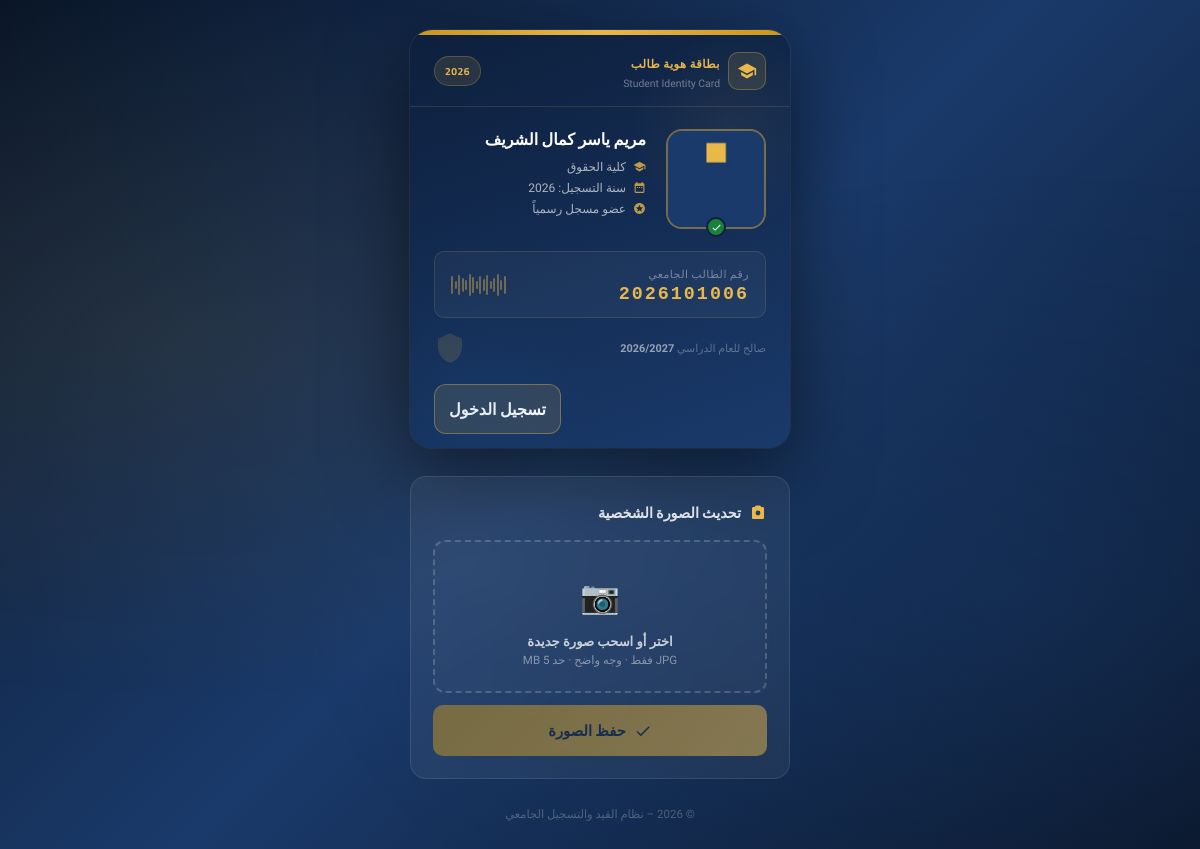
The page /student/2026101006 on the database its author committed.
### tables this page shows
CREATE TABLE students (
    id            INTEGER PRIMARY KEY AUTOINCREMENT,
    student_id    TEXT    NOT NULL UNIQUE,
    full_name     TEXT    NOT NULL,
    year          TEXT    NOT NULL,
    college       TEXT    NOT NULL,
    email         TEXT,
    image_path    TEXT    NOT NULL,
    registered_by INTEGER REFERENCES users(id),
    created_at    DATETIME DEFAULT CURRENT_TIMESTAMP,
    updated_at    DATETIME DEFAULT CURRENT_TIMESTAMP
);

### app.py (the view)
@app.route("/student/<student_id>")
def student_card(student_id):
    student_id = to_eng(student_id.strip())
    db  = get_db(); cur = db.cursor()
    cur.execute(f"SELECT * FROM students WHERE student_id={ph()}", (student_id,))
    row = _row_to_dict(cur.fetchone()); db.close()
    if not row: abort(404)
    return render_template("student_card.html", student=row)

### app.py (called while the page is built)
@app.after_request
def add_security_headers(response):
    response.headers["X-Frame-Options"] = "SAMEORIGIN"  # Clickjacking mitigation (V-008)
    response.headers["X-Content-Type-Options"] = "nosniff"  # MIME sniffing prevention (V-024)
    response.headers["Content-Security-Policy"] = (
        "default-src 'self'; "
        "script-src 'self' 'unsafe-inline' https://fonts.googleapis.com; "
        "style-src 'self' 'unsafe-inline' https://fonts.googleapis.com; "
        "img-src 'self' data: https://res.cloudinary.com; "
        "font-src 'self' https://fonts.gstatic.com; "
        "frame-ancestors 'none';"
    )
    response.headers["Strict-Transport-Security"] = "max-age=31536000; includeSubDomains"
    return response

def to_eng(s): return s.translate(ARABIC_MAP)

def _row_to_dict(row) -> dict:
    if row is None: return {}
    if is_use_pg(): return dict(row)
    return dict(zip(row.keys(), row))

### database.py (called while the page is built)
def is_use_pg() -> bool:
    global USE_PG
    return bool(USE_PG and HAS_PG)

def _connect_sqlite():
    os.makedirs(os.path.dirname(SQLITE_PATH), exist_ok=True)
    conn = sqlite3.connect(SQLITE_PATH, timeout=10.0)
    conn.row_factory = sqlite3.Row
    conn.execute("PRAGMA journal_mode=WAL")
    conn.execute("PRAGMA foreign_keys=ON")
    return conn

def get_db(force_sqlite: bool = False):
    global USE_PG
    if force_sqlite:
        USE_PG = False
        _ensure_sqlite_initialized()
        return _connect_sqlite()
    if USE_PG:
        try:
            conn = psycopg2.connect(
                DB_URL,
                connect_timeout=PG_TIMEOUT,
                cursor_factory=psycopg2.extras.RealDictCursor
            )
            return conn
        except Exception as e:
            print(f"[WARNING] PostgreSQL connection failed: {e}")
            print(f"[INFO] Automatically falling back to local SQLite database: {SQLITE_PATH}")
            USE_PG = False
            _ensure_sqlite_initialized()
            return _connect_sqlite()
    else:
        return _connect_sqlite()

def ph() -> str:
    return "%s" if is_use_pg() else "?"

### templates/student_card.html (shortened to what this page needs)
<!DOCTYPE html>
<html lang="ar" dir="rtl">
<head>
</head>
<body>
<div class="id-card">
  <div class="card-accent"></div>
  <div class="card-geo"></div>
  <div class="card-geo2"></div>
  <div class="card-header">
    <div class="uni-badge">
      <div class="uni-icon">
        <svg viewBox="0 0 24 24"><path d="M12 3L1 9l11 6 9-4.91V17h2V9L12 3zM5 13.18v4L12 21l7-3.82v-4L12 17l-7-3.82z"/></svg>
      </div>
      <div class="uni-text">
        <h3>بطاقة هوية طالب</h3>
        <p>Student Identity Card</p>
      </div>
    </div>
    <span class="card-type">{{ student.year }}</span>
  </div>
  <div class="card-body">
    <div class="photo-wrap">
      <div class="photo-ring" id="photo-ring" onclick="document.getElementById('quick-upload').click()">
        <img src="{% if student.image_path.startswith('http') %}{{ student.image_path }}{% else %}/static/{{ student.image_path }}{% endif %}" alt="{{ student.full_name }}" id="card-photo">
      </div>
      <div class="photo-status">
        <svg viewBox="0 0 24 24"><path d="M9 16.17L4.83 12l-1.42 1.41L9 19 21 7l-1.41-1.41L9 16.17z"/></svg>
      </div>
    </div>
    <div class="card-info">
      <div class="student-name">{{ student.full_name }}</div>
      <div class="info-row">
        <svg viewBox="0 0 24 24"><path d="M12 3L1 9l11 6 9-4.91V17h2V9L12 3zM5 13.18v4L12 21l7-3.82v-4L12 17l-7-3.82z"/></svg>
        <span>{{ student.college }}</span>
      </div>
      <div class="info-row">
        <svg viewBox="0 0 24 24"><path d="M9 11H7v2h2v-2zm4 0h-2v2h2v-2zm4 0h-2v2h2v-2zm2-7h-1V2h-2v2H8V2H6v2H5c-1.11 0-2 .9-2 2v14c0 1.1.89 2 2 2h14c1.1 0 2-.9 2-2V6c0-1.1-.9-2-2-2zm0 16H5V9h14v11z"/></svg>
        <span>سنة التسجيل: {{ student.year }}</span>
      </div>
      <div class="info-row">
        <svg viewBox="0 0 24 24"><path d="M11.99 2C6.47 2 2 6.48 2 12s4.47 10 9.99 10C17.52 22 22 17.52 22 12S17.52 2 11.99 2zm4.24 16L12 15.45 7.77 18l1.12-4.81-3.73-3.23 4.92-.42L12 5l1.92 4.53 4.92.42-3.73 3.23L16.23 18z"/></svg>
        <span>عضو مسجل رسمياً</span>
      </div>
    </div>
  </div>
  <div class="card-id-strip">
    <div>
      <div class="id-label">رقم الطالب الجامعي</div>
      <div class="id-number">{{ student.student_id }}</div>
    </div>
    <div class="id-barcode" id="barcode"></div>
  </div>
  <div class="card-footer">
    <span class="validity">صالح للعام الدراسي <strong>{{ student.year }}/{{ student.year|int + 1 }}</strong></span>
    <svg style="width:32px;height:32px;opacity:.15" viewBox="0 0 24 24" fill="rgba(232,184,75,1)">
      <path d="M12 1L3 5v6c0 5.55 3.84 10.74 9 12 5.16-1.26 9-6.45 9-12V5l-9-4z"/>
    </svg>
  </div>
  <div style="display:flex;justify-content:space-between;align-items:center;padding:0 24px 14px">
    {% if session.get('user_id') %}
    <button onclick="openChangePwModal()" class="logout-btn" style="cursor:pointer;font-family:'Cairo';border-color:rgba(232,184,75,.4);background:rgba(232,184,75,.15);font-size:.78rem">
      <svg style="width:14px;height:14px;fill:var(--gold2)" viewBox="0 0 24 24"><path d="M12.65 10C11.83 7.67 9.61 6 7 6c-3.31 0-6 2.69-6 6s2.69 6 6 6c2.61 0 4.83-1.67 5.65-4H17v4h4v-4h2v-4H12.65zM7 14c-1.1 0-2-.9-2-2s.9-2 2-2 2 .9 2 2-.9 2-2 2z"/></svg>
      تغيير كلمة المرور
    </button>
    <a class="logout-btn" href="{{ url_for('auth_logout') }}">تسجيل خروج</a>
    {% else %}
    <a class="logout-btn" href="{{ url_for('student_login') }}">تسجيل الدخول</a>
    {% endif %}
  </div>
</div>
<div class="update-panel">
  <h3>
    <svg viewBox="0 0 24 24"><path d="M12 15.2A3.2 3.2 0 0 1 8.8 12 3.2 3.2 0 0 1 12 8.8 3.2 3.2 0 0 1 15.2 12 3.2 3.2 0 0 1 12 15.2M18.2 4H16.4L14.8 2H9.2L7.6 4H5.8C4.8 4 4 4.8 4 5.8v12.4C4 19.2 4.8 20 5.8 20h12.4c1 0 1.8-.8 1.8-1.8V5.8C20 4.8 19.2 4 18.2 4z"/></svg>
    تحديث الصورة الشخصية
  </h3>
  <div class="upload-zone" id="up-zone">
    <span class="uz-icon">📷</span>
    <p><strong>اختر أو اسحب صورة جديدة</strong></p>
    <p style="margin-top:4px;font-size:.72rem">JPG فقط · وجه واضح · حد 5 MB</p>
  </div>
  <button class="btn-update" id="update-btn" disabled>
    <svg viewBox="0 0 24 24"><path d="M9 16.17L4.83 12l-1.42 1.41L9 19 21 7l-1.41-1.41L9 16.17z"/></svg>
    حفظ الصورة
  </button>
</div>
<footer>
  © 2026 – نظام القيد والتسجيل الجامعي
</footer>
</body>
</html>

### rows shown on the page
students: year "2026", image_path (picture), full_name "مريم ياسر كمال الشريف", college "كلية الحقوق", student_id "2026101006", student.year|int+1 "2027"
